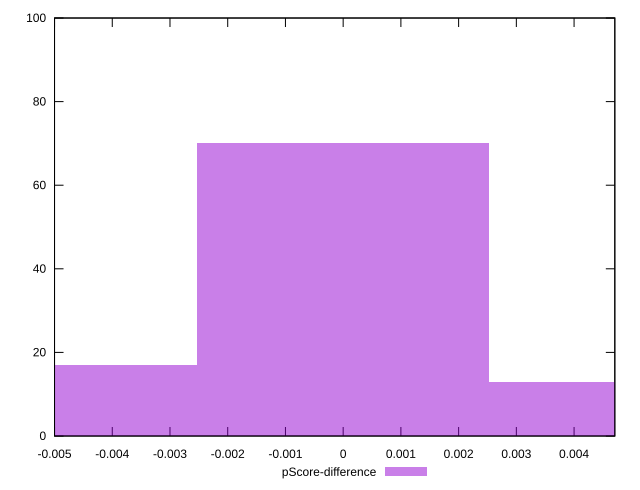

This chart was generated by the following gnuplot code:
reset

$pScoreDifference <<EOF
0 70
-0.005053160656871617 17
0.005053160656871617 13
EOF

set key outside below
set boxwidth 0.005053160656871617
set xrange [-0.0050000000000000044:0.004705882352941171]
set yrange [0:100]
set trange [0:100]
set style fill transparent solid 0.5 noborder
set terminal svg size 640, 490 enhanced background rgb 'white'
set output "report_00013_2021-02-09T12-04-24.940Z/uses-http2/samples/pages/pScore-difference/histogram.svg"

plot $pScoreDifference title "pScore-difference" with boxes

reset
